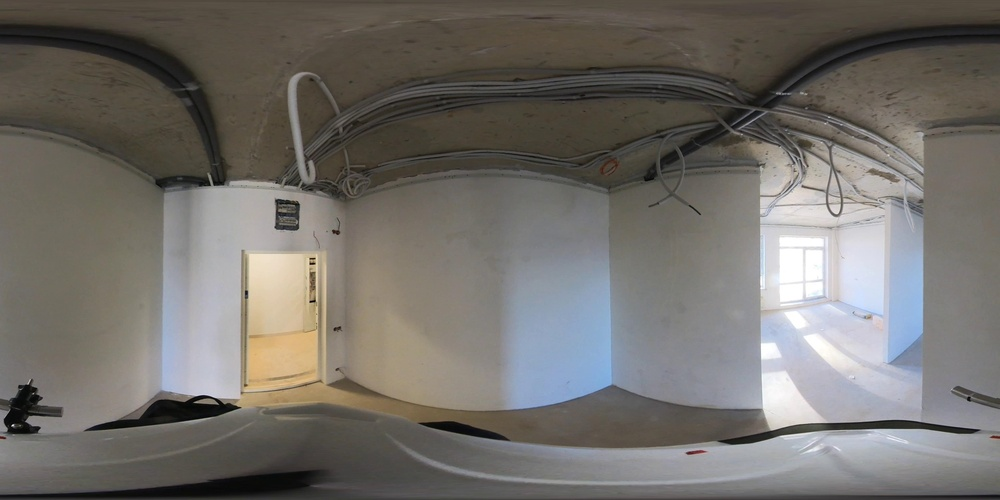
#> input picture sphere_sfm/frame0000251.jpg, 1000 x 500 px, shrunk from 3840 x 1920 before the run; its folder holds only this picture in this run
$ python main.py
#> lines starting #> are read from the running program, lines starting #| are printed output that depends on the picture
import cv2
import numpy as np
import glob
import matplotlib.pyplot as plt
import pandas as pd  # Import pandas for CSV handling

# Получение списка всех файлов изображений в папке
image_paths = glob.glob('sphere_sfm/*.jpg')
images = []

# Загрузка всех изображений
for image_path in image_paths:
    img = cv2.imread(image_path)
#> img is the input picture: shape (500, 1000, 3); mean B, G, R 105.9, 110.8, 114.2
    if img is not None:
        images.append(img)
    else:
        print(f"Ошибка при загрузке изображения: {image_path}")

print(f"Загружено изображений: {len(images)}")
#| Загружено изображений: 1

# Инициализация детектора ключевых точек и дескрипторов
sift = cv2.SIFT_create()

# Инициализация списка для хранения ключевых точек и дескрипторов
keypoints_list = []
descriptors_list = []

# Извлечение ключевых точек и дескрипторов для каждого изображения
for img in images:
    keypoints, descriptors = sift.detectAndCompute(img, None)
    keypoints_list.append(keypoints)
    descriptors_list.append(descriptors)
#> this loop made 1 pass
#> after the loop, descriptors_list = 1 item; keypoints_list = 1 item

for i, (keypoints, descriptors) in enumerate(zip(keypoints_list, descriptors_list)):
    print(f"Изображение {i}: ключевых точек - {len(keypoints)}, дескрипторов - {descriptors.shape if descriptors is not None else 'None'}")

# Инициализация матчера
bf = cv2.BFMatcher()

# Инициализация списка для хранения совпадений
matches_list = []

# Поиск совпадений между последовательными изображениями
for i in range(len(images) - 1):
    matches = bf.knnMatch(descriptors_list[i], descriptors_list[i + 1], k=2)
    # Применение ratio test
    good_matches = []
    for m, n in matches:
        if m.distance < 0.75 * n.distance:
            good_matches.append(m)
    matches_list.append(good_matches)
#> this loop made 0 passes
#> after the loop, matches_list = []

for i, matches in enumerate(matches_list):
    print(f"Изображение {i} и {i+1}: совпадений - {len(matches)}")

# Инициализация списков для хранения точек и матриц гомографии
points_list = []
H_list = []

# Вычисление матриц гомографии между последовательными изображениями
for i in range(len(matches_list)):
    src_pts = np.float32([keypoints_list[i][m.queryIdx].pt for m in matches_list[i]]).reshape(-1, 1, 2)
    dst_pts = np.float32([keypoints_list[i + 1][m.trainIdx].pt for m in matches_list[i]]).reshape(-1, 1, 2)
    H, mask = cv2.findHomography(src_pts, dst_pts, cv2.RANSAC, 5.0)
    points_list.append((src_pts, dst_pts))
    H_list.append(H)
#> after the loop, H_list = []; points_list = []

for i, H in enumerate(H_list):
    print(f"Гомография между изображениями {i} и {i+1}: \n{H}")

# Построение траектории камеры
trajectory = [np.eye(4)]
for H in H_list:
    Rt = np.eye(4)
    Rt[:3, :3] = H[:3, :3]
    Rt[:3, 3] = H[:3, 2]
    trajectory.append(trajectory[-1] @ Rt)
#> after the loop, trajectory = [[[1, 0, 0, 0], [0, 1, 0, 0], [0, 0, 1, 0], [0, 0, 0, 1]]]

for i, pose in enumerate(trajectory):
    print(f"Позиция камеры {i}: \n{pose}")
#> this loop made 1 pass
#> pose on pass 1: [[1, 0, 0, 0], [0, 1, 0, 0], [0, 0, 1, 0], [0, 0, 0, 1]]
#| Позиция камеры 0:
#| [[1. 0. 0. 0.]
#|  [0. 1. 0. 0.]
#|  [0. 0. 1. 0.]
#|  [0. 0. 0. 1.]]

# Сохранение траектории камеры в CSV файл
trajectory_data = np.array([pose.flatten() for pose in trajectory])
df = pd.DataFrame(trajectory_data, columns=['R11', 'R12', 'R13', 'T1',
                                             'R21', 'R22', 'R23', 'T2',
                                             'R31', 'R32', 'R33', 'T3',
                                             'R41', 'R42', 'R43', 'T4'])
#> df = table of 1 rows and 16 columns
df.to_csv('camera_trajectory.csv', index=False)

# Визуализация траектории камеры
fig = plt.figure()
ax = fig.add_subplot(111, projection='3d')
for pose in trajectory:
    ax.scatter(pose[0, 3], pose[1, 3], pose[2, 3])
ax.set_xlabel('X')
ax.set_ylabel('Y')
ax.set_zlabel('Z')
plt.title('Camera Trajectory')
plt.show()
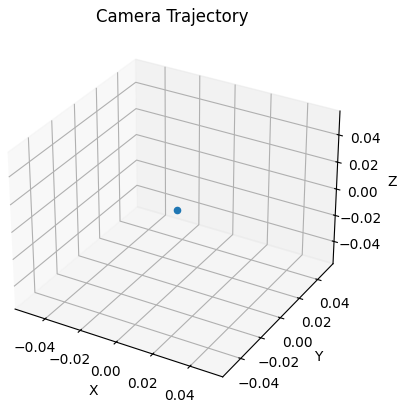
#> figure drawn by matplotlib, 1 panel
